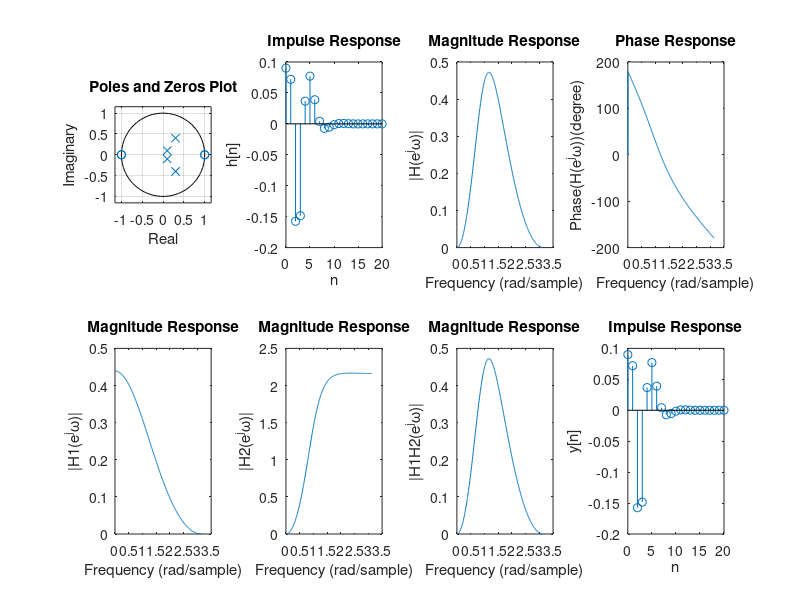

MATLAB code to generate this figure:
clear all; clc;

%%
num = [0.09,0, -0.18,0, 0.09]; 
den = [1,-0.8,0.39,-0.062,0.005];
figure;
subplot(2,4,1);
zplane(num, den);
title('Poles and Zeros Plot');
xlabel('Real');
ylabel('Imaginary');

%%
[r, p, k] = residuez(num, den); 
n = 0:20;


h_n = zeros(size(n));
for i = 1:length(r)
    h_n = h_n + r(i) * p(i).^n;
end
for i = 1:length(k)
    h_n(i) = h_n(i) + k(i);
end
subplot(2,4,2);
stem(n, real(h_n));
title('Impulse Response');
xlabel('n');
ylabel('h[n]');


%%
[~, w] = freqz(num, den); 
mag = abs(freqz(num, den, w));
phase = angle(freqz(num, den, w))*180/pi;

subplot(2, 4, 3);
plot(w, mag); % Plotting magnitude response
title('Magnitude Response');
xlabel('Frequency (rad/sample)');
ylabel('|H(e^j\omega)|');

subplot(2, 4, 4);
plot(w, phase); % Plotting phase response
title('Phase Response');
xlabel('Frequency (rad/sample)');
ylabel('Phase(H(e^j\omega))(degree)');

%%
z=[-1, -1, 1, 1];

p=[0.3+0.4i, 0.3-0.4i,0.1+0.1i,0.1-0.1i];
sos = zp2sos(z, p,0.09); % Second-order sections
disp('Second-Order Sections:');
disp(sos);

%%
b_1=sos(1,[1 2 3]);
a_1=sos(1,[4 5 6]);
b_2=sos(2,[1 2 3]);
a_2=sos(2,[4 5 6]);
disp(b_1);
disp(a_1);
disp(b_2);
disp(a_2);

[~, w_1] = freqz(b_1,a_1); 
mag_1 = abs(freqz(b_1,a_1,w));

subplot(2, 4, 5);
plot(w_1, mag_1); % Plotting magnitude response
title('Magnitude Response');
xlabel('Frequency (rad/sample)');
ylabel('|H1(e^j\omega)|');

[~, w_2] = freqz(b_2,a_2); 
mag_2 = abs(freqz(b_2,a_2,w_2));
subplot(2, 4, 6);
plot(w_2, mag_2); % Plotting magnitude response
title('Magnitude Response');
xlabel('Frequency (rad/sample)');
ylabel('|H2(e^j\omega)|');

mag_ = mag_1.*mag_2;
subplot(2,4,7);
plot(w_1, mag_);
title('Magnitude Response');
xlabel('Frequency (rad/sample)');
ylabel('|H1H2(e^j\omega)|');

correct = true;
i = 1;
for err = abs(mag-mag_)
    if err > 10^-15
        disp('there is difference');
        correct = false;
        i = i + 1;
        disp(i);
        disp(err);
    end
end

if correct
    disp('answer in e is the same as answer in c')
end

%%
x=zeros(size(n));
x(1) = 1;
y=filter(num,den,x);
subplot(2,4,8);
stem(n, real(y));
title('Impulse Response');
xlabel('n');
ylabel('y[n]');

correct_ = true;
i = 1;
for err_ = abs(h_n-y)
    if err_ > 10^-14
        disp('there is difference');
        correct_ = false;
        i = i + 1;
        disp(i);
        disp(err_);
    end
end

if correct_
    disp('answer in f is the same as the theoretical answer in b')
end
